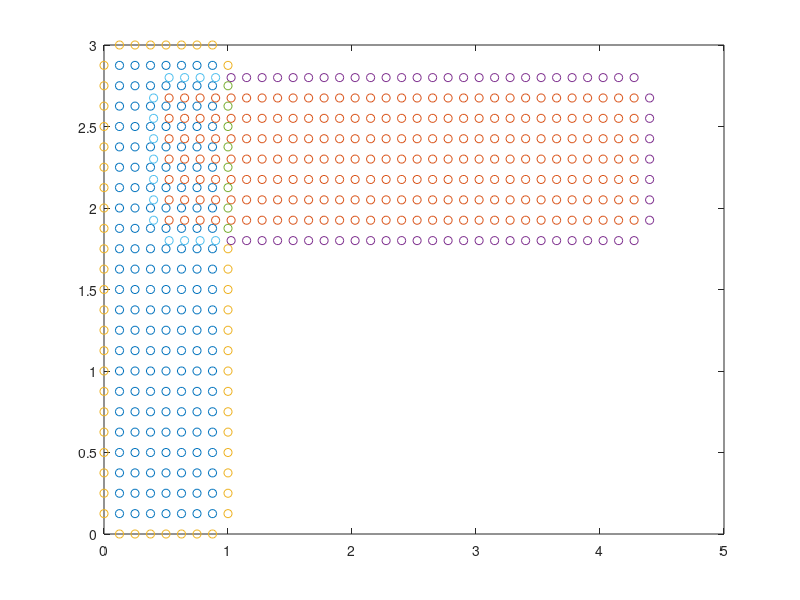
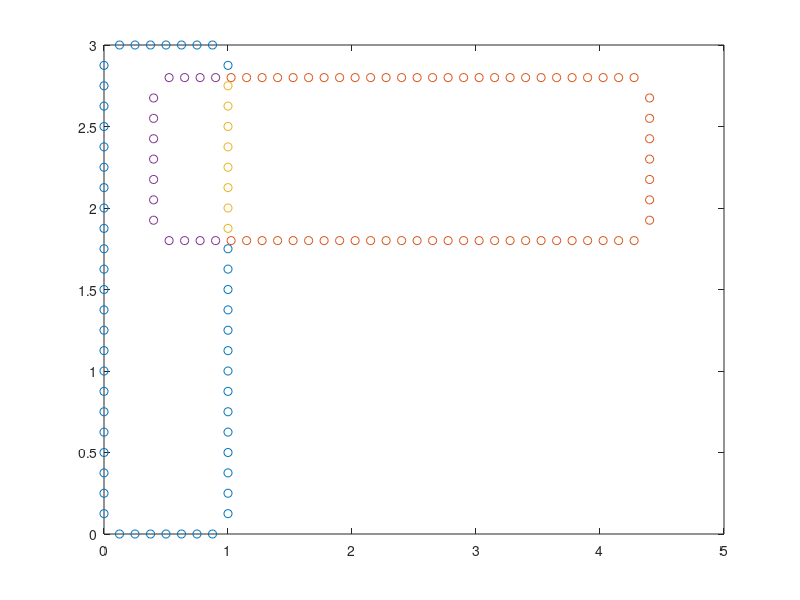
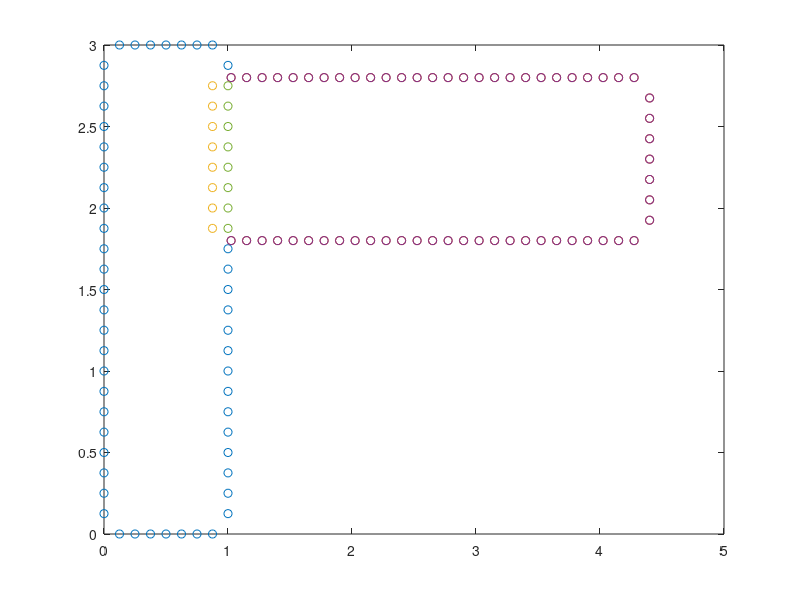
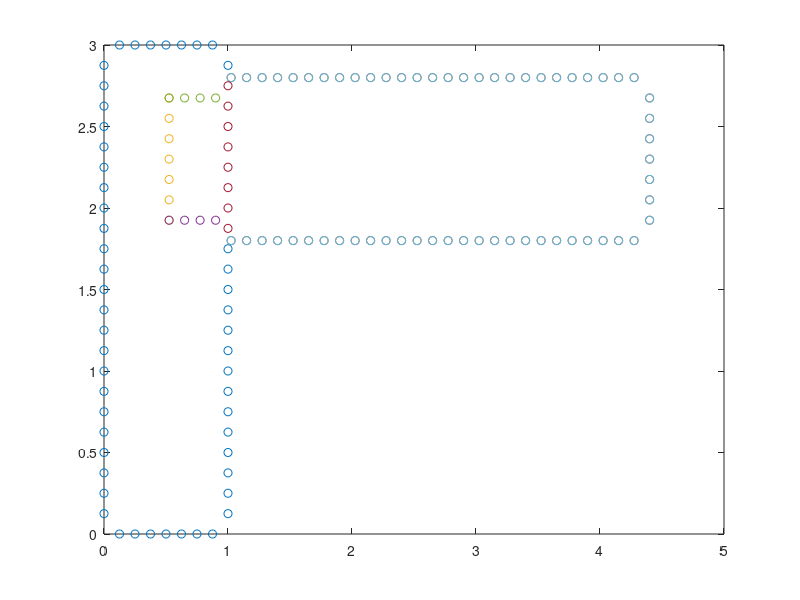

These figures' MATLAB source, in order: (Note: this script raises an error after producing the figures.)
clearvars; clc; m = 3; nmax = 5;
a = 2/5; b = 9/5; alpha = 0; beta = 1; gamma = 1/2;

rectangle1_x1 = 0; rectangle1_x2 = 1;
rectangle1_y1 = 0; rectangle1_y2 = 3;

rectangle2_x1 = a; rectangle2_x2 = a+4;
rectangle2_y1 = b; rectangle2_y2 = b+1;

rectangle1_m1 = 1*2^m+1; rectangle1_m2 = 3*2^m+1;
rectangle2_m1 = 4*2^m+1; rectangle2_m2 = 1*2^m+1;

h = 1/2^m;

[X1,Y1]=meshgrid(...
    rectangle1_x1:h:rectangle1_x2,...
    rectangle1_y1:h:rectangle1_y2);

[X2,Y2]=meshgrid(...
    rectangle2_x1:h:rectangle2_x2,...
    rectangle2_y1:h:rectangle2_y2);

is_rectangle1 = true(rectangle1_m2,rectangle1_m1);
is_rectangle2 = true(rectangle2_m2,rectangle2_m1);

r1_is_in_rectangle1 = rectangle1_x1 < X1 & X1 < rectangle1_x2 &...
    rectangle1_y1 < Y1 & Y1 < rectangle1_y2;
r2_is_in_rectangle2 = rectangle2_x1 < X2 & X2 < rectangle2_x2 &...
    rectangle2_y1 < Y2 & Y2 < rectangle2_y2;
r1_is_in_border1 = (...
    (rectangle1_x1 == X1 & rectangle1_y1 < Y1 & Y1 < rectangle1_y2) | ...
    (rectangle1_x2 == X1 & rectangle1_y1 < Y1 & Y1 < rectangle1_y2 &...
    (Y1 > rectangle2_y2 | Y1 < rectangle2_y1)) | ...
    (rectangle1_y1 == Y1 & rectangle1_x1 < X1 & X1 < rectangle1_x2) | ...
    (rectangle1_y2 == Y1 & rectangle1_x1 < X1 & X1 < rectangle1_x2));
r2_is_in_border2 = (...
    (rectangle2_x2 == X2 & rectangle2_y1 < Y2 & Y2 < rectangle2_y2 &...
    X2 > rectangle1_x2) | (rectangle2_y1 == Y2 & rectangle2_x1 < X2 &...
    X2 < rectangle2_x2 & X2 > rectangle1_x2) | (rectangle2_y2 == Y2 &...
    rectangle2_x1 < X2 & X2 < rectangle2_x2 & X2 > rectangle1_x2));
r1_is_in_border2 = (X1 == rectangle1_x2 & Y1 > rectangle2_y1 & Y1 < rectangle2_y2);
r2_is_in_border1 = (...
    (X2 == rectangle2_x1 & Y2 < rectangle2_y2 & Y2 > rectangle2_y1) |...
    (Y2 == rectangle2_y1 & X2 < rectangle1_x2 & X2 > rectangle2_x1) |...
    (Y2 == rectangle2_y2 & X2 < rectangle1_x2 & X2 > rectangle2_x1));

figure(1); plot(X1(r1_is_in_rectangle1),Y1(r1_is_in_rectangle1),'o'); hold on
plot(X2(r2_is_in_rectangle2),Y2(r2_is_in_rectangle2),'o');
plot(X1(r1_is_in_border1),Y1(r1_is_in_border1),'o');
plot(X2(r2_is_in_border2),Y2(r2_is_in_border2),'o');
plot(X1(r1_is_in_border2),Y1(r1_is_in_border2),'o');
plot(X2(r2_is_in_border1),Y2(r2_is_in_border1),'o'); hold off

figure(2);
plot(X1(r1_is_in_border1),Y1(r1_is_in_border1),'o'); hold on
plot(X2(r2_is_in_border2),Y2(r2_is_in_border2),'o');
plot(X1(r1_is_in_border2),Y1(r1_is_in_border2),'o');
plot(X2(r2_is_in_border1),Y2(r2_is_in_border1),'o'); hold off

r1_is_next_to_1_x2 = (X1 == rectangle1_x2-h &...
    Y1 < rectangle2_y2 & Y1 > rectangle2_y1);

figure(3);
plot(X1(r1_is_in_border1),Y1(r1_is_in_border1),'o'); hold on
plot(X2(r2_is_in_border2),Y2(r2_is_in_border2),'o');
plot(X1(r1_is_next_to_1_x2),Y1(r1_is_next_to_1_x2),'o');
plot(X2(r2_is_in_border2),Y2(r2_is_in_border2),'o');
plot(X1(r1_is_in_border2),Y1(r1_is_in_border2),'o'); hold off

r2_is_next_to_2_x1 = (...
    X2 == rectangle2_x1+h & Y2 > rectangle2_y1 & Y2 < rectangle2_y2);
r2_is_next_to_2_y1 = (...
    Y2 == rectangle2_y1+h & X2 > rectangle2_x1 & X2 < rectangle1_x2);
r2_is_next_to_2_y2 = (...
    Y2 == rectangle2_y2-h & X2 > rectangle2_x1 & X2 < rectangle1_x2);

figure(4);
plot(X1(r1_is_in_border1),Y1(r1_is_in_border1),'o'); hold on
plot(X2(r2_is_in_border2),Y2(r2_is_in_border2),'o');
plot(X2(r2_is_next_to_2_x1),Y2(r2_is_next_to_2_x1),'o');
plot(X2(r2_is_next_to_2_y1),Y2(r2_is_next_to_2_y1),'o');
plot(X2(r2_is_next_to_2_y2),Y2(r2_is_next_to_2_y2),'o');
plot(X2(r2_is_in_border2),Y2(r2_is_in_border2),'o');
plot(X1(r1_is_in_border2),Y1(r1_is_in_border2),'o'); hold off

%r2_is_interp_x2 = (...
%    Y2 == rectangle2_y2-h & X2 > rectangle2_x1 & X2 < rectangle1_x2);

%is_next_to_x2 = X==rectangle1_x2-h & rectangle1_y1<Y &...
%    Y<rectangle1_y2 & ~is_in_rectangle1_and_2;
%is_next_to_y1 = Y==rectangle1_y1+h & rectangle1_x1<X & X<rectangle1_x2;
%is_next_to_y2 = Y==rectangle1_y2-h & rectangle1_x1<X & X<rectangle1_x2;
%is_next_to_b = Y==rectangle2_y1+h & rectangle2_x1<X &...
%    X<rectangle2_x2 & ~is_in_rectangle1_and_2 & is_in_rectangle2;
%is_next_to_b_1 = Y==rectangle2_y2-h & rectangle2_x1<X &...
%    X<rectangle2_x2 & ~is_in_rectangle1_and_2 & is_in_rectangle2;
%is_next_to_a_4 = X==rectangle2_x2-h & rectangle2_y1<Y & Y<rectangle2_y2;

%I1_get_border_1_pre = is_in_rectangle1_reshape(is_in_rectangle12_reshape);
%I1_elems = sum(I1_pre); otherI1 = I1_pre.*(1:total_elems)';
%ind1 = otherI1(otherI1 ~= 0);
%I1 = sparse(1:I1_elems,ind1,ones(I1_elems,1),I1_elems,total_elems);

I1_rectangle1 = I_region(r1_is_in_rectangle1);
figure(5);spy(I1_rectangle1'*I1_rectangle1)

I1_border1 = I_region(r1_is_in_border1);
figure(6);spy(I1_border1'*I1_border1)

F1 = f(X1,Y1,alpha,beta,gamma); G1 = v(X1,Y1,alpha,beta,gamma);
H1 = zeros(rectangle1_m2,rectangle1_m1);
reshape(G1,[rectangle1_m1*rectangle1_m2,1]);

I2_border2 = I_region(r2_is_in_border2);
figure(6);spy(I2_border2'*I2_border2);

F2 = f(X2,Y2,alpha,beta,gamma); G2 = v(X2,Y2,alpha,beta,gamma);
H2 = zeros(rectangle2_m2,rectangle2_m1);
indices = get_indices(r1_is_in_border1);
G2_reshape = reshape(G2,[rectangle2_m1*rectangle2_m2,1]);
G2_reshape(indices)

%A1_m = rectangle1_m1*rectangle1_m2;
%r1_is_in_rectangle1_reshape = reshape(r1_is_in_rectangle1,[rectangle1_m1*rectangle1_m2,1]);
%is_in_rectangle1_reshape = reshape(r1_is_in_rectangle1,[rectangle1_m1*rectangle1_m2,1]);
%total_elems1 = sum(is_in_rectangle1_reshape);
%I1_in_rectangle1_pre = r1_is_in_rectangle1_reshape(is_rectangle1);
%I1_elems = sum(I1_in_rectangle1_pre);
%otherI1 = I1_in_rectangle1_pre.*(1:total_elems1)';
%ind1 = otherI1(otherI1 ~= 0);
%I1_in_rectangle1 = sparse(1:I1_elems,ind1,ones(I1_elems,1),I1_elems,total_elems1);
%I1_in_rectangle1*(1:A1_m')
%figure(5);spy(I1_in_rectangle1)

%Create the matrices that get the elements of regions
%total_elems = sum(is_in_rectangle12_reshape);
%I1_pre = is_in_rectangle1_reshape(is_in_rectangle12_reshape);
%I1_elems = sum(I1_pre); otherI1 = I1_pre.*(1:total_elems)';
%ind1 = otherI1(otherI1 ~= 0);
%I1 = sparse(1:I1_elems,ind1,ones(I1_elems,1),I1_elems,total_elems);
%I2_pre = is_in_rectangle2_reshape(is_in_rectangle12_reshape);
%I2_elems = sum(I2_pre); otherI2 = I2_pre.*(1:total_elems)';
%ind2 = otherI2(otherI2 ~= 0);
%I2 = sparse(1:I2_elems,ind2,ones(I2_elems,1),I2_elems,total_elems);

%Create the right hand-side b1
%F1 = f(X1,Y1,alpha,beta,gamma); G1 = v(X1,Y1,alpha,beta,gamma);
%H = zeros(rectangle1_m2,rectangle1_m1);
%for i = 1:m1
%    for j = 1:m2
%        if is_in_rectangle1_or_2(j,i); H(j,i) = h^2*F(j,i); end
%        if is_next_to_x1(j,i); H(j,i) = H(j,i)  + G(j,i-1); end
%        if is_next_to_x2(j,i); H(j,i) = H(j,i)  + G(j,i+1); end
%        if is_next_to_y1(j,i); H(j,i) = H(j,i)  + G(j-1,i); end
%        if is_next_to_y2(j,i); H(j,i) = H(j,i)  + G(j+1,i); end
%        if is_next_to_b(j,i); H(j,i) = H(j,i)   + G(j-1,i); end
%        if is_next_to_b_1(j,i); H(j,i) = H(j,i) + G(j+1,i); end
%        if is_next_to_a_4(j,i); H(j,i) = H(j,i) + G(j,i+1); end
%    end
%end
%b = H(is_in_rectangle1_or_2);
%X1s = X(is_in_rectangle1_or_2);Y1s = Y(is_in_rectangle1_or_2);

function indices = get_indices(logical_region)
I = I_region(logical_region);
n = size(I,2);
pre_ind = I'*I*(1:n)';
indices = pre_ind(pre_ind~=0);
end

function I = I_region(logical_region)
[m1,m2] = size(logical_region);
A_m = m1*m2;
logical_reshape = reshape(logical_region,[A_m,1]);
num_elems = sum(logical_reshape);
ind1 = logical_reshape.*(1:A_m)';
ind = ind1(ind1~=0);
I = sparse(1:num_elems,ind,ones(num_elems,1),num_elems,A_m,num_elems);
end
function true = v(x,y,a,b,g); true=y.^a.*sin(b.*pi.*x).*cos(g.*pi.*y); end
function fun = f(x,y,a,b,g)
fun = b.^2.*pi.^2.*y.^a.*sin(b.*pi.*x).*cos(g.*pi.*y)...
    -a.*(a-1).*y.^(a-2).*sin(b.*pi.*x).*cos(g.*pi.*y)...
    +2.*a.*g.*pi.*y.^(a-1).*sin(b.*pi.*x).*sin(g.*pi.*y)...
    +g.^2.*pi.^2.*y.^a.*sin(b.*pi.*x).*cos(g.*pi.*y);
end